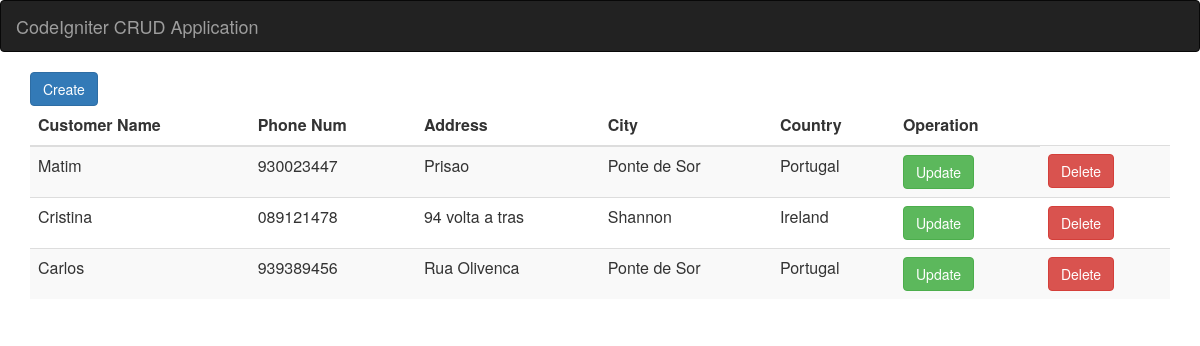
The page / on the database its author committed.
### tables this page shows
CREATE TABLE `customer` (
  `id` int(50) NOT NULL AUTO_INCREMENT,
  `customerName` varchar(100) NOT NULL,
  `phone` varchar(100) NOT NULL,
  `address` varchar(100) NOT NULL,
  `city` varchar(100) NOT NULL,
  `country` varchar(100) NOT NULL,
  PRIMARY KEY (`id`)
);

### application/controllers/Home.php (called while the page is built, shortened)
<?php
class Home extends CI_Controller {
    public function index(){
        $this->load->model('CrudModel');
        $records = $this->CrudModel->getRecords();
        $this->load->view('home', ['records'=>$records]);
    }
}
?>

### index.php (called while the page is built, shortened)
<?php
require_once BASEPATH.'core/CodeIgniter.php';

### application/models/CrudModel.php (called while the page is built, shortened)
<?php
class CrudModel extends CI_Model {
    public function getRecords(){
        $query = $this->db->get('customer');
        return $query->result();
    }
}

### application/views/home.php (the view, shortened to what this page needs)
<?php include('header.php')?>
    <div class="container">
        <div class="row">
            <div class="col-lg-12">
                <td ><?php $this->load->helper('url'); echo anchor("home/create", 'Create',['class'=>'btn btn-primary']); ?></td>
            </div>
        </div>
                <table class="table table-striped table-hover ">
                    <thead>
                    <tr>
                        <th>Customer Name</th>
                        <th>Phone Num</th>
                        <th>Address</th>
                        <th>City</th>
                        <th>Country</th>
                        <th>Operation</th>
                    </tr>
        </thead>
                    <tbody>
                    <?php if (count($records)) : ?>
                        <?php foreach ($records as $record):  ?>
                            <tr>
                                <td><?php echo $record->customerName; ?></td>
                                <td><?php echo $record->phone; ?></td>
                                <td><?php echo $record->address; ?></td>
                                <td><?php echo $record->city; ?></td>
                                <td><?php echo $record->country; ?></td>
                                <td><?php echo anchor("home/edit/{$record->id}", 'Update',['class'=>'btn btn-success']); ?></td>
                                <td><?php echo anchor("home/delete/{$record->id}", 'Delete',['class'=>'btn btn-danger']); ?></td>
                            </tr>
                        <?php endforeach; ?>
                    <?php else: ?>
                        <tr>No Records found!</tr>
                    <?php endif; ?>
                    </tbody>
                </table>
    </div>
<?php include('footer.php')?>

### application/views/header.php (shortened to what this page needs)
<html>
<head>
    <link rel="stylesheet" href="https://maxcdn.bootstrapcdn.com/bootstrap/3.3.7/css/bootstrap.min.css">
</head>
<body>
<nav class="navbar navbar-inverse">
    <div class="container-fluid">
        <div class="navbar-header">
            <a class="navbar-brand" href=<?php echo base_url();?>>CodeIgniter CRUD Application</a>
        </div>
    </div>
</nav>
</body>

### application/views/footer.php (shortened to what this page needs)
</html>

### rows shown on the page
customer: customerName "Matim", phone "930023447", address "Prisao", city "Ponte de Sor", country "Portugal", id "Update", id "Delete"
customer: customerName "Cristina", phone "089121478", address "94 volta a tras", city "Shannon", country "Ireland", id "Update", id "Delete"
customer: customerName "Carlos", phone "939389456", address "Rua Olivenca", city "Ponte de Sor", country "Portugal", id "Update", id "Delete"

### other values the page prints
anchor("home/create", 'Create',['class'=>'btn btn-primary']) "Create"
